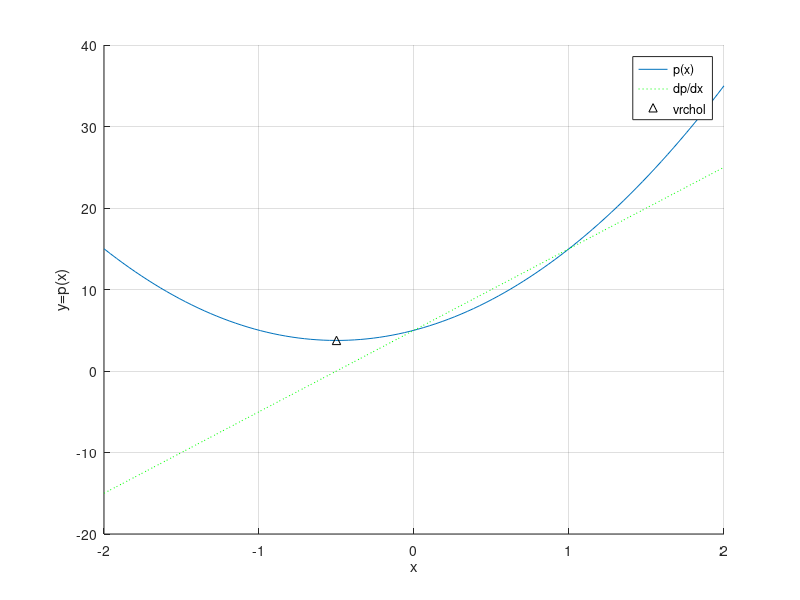

This figure's MATLAB source:
clear all
clc
clf 
  
% zadani parametru kv. rce. 
% ------------------------- 
disp('Kvadraticka rovnice je tvaru ax^2+bx+c=0.') 
disp('-----------------------------------------') 
a=input('Zadejte koeficient a: '); 
b=input('Zadejte koeficient b: '); 
c=input('Zadejte koeficient c: '); 
fprintf('Bylo zadano: %3.1fx^2+%3.1fx+%3.1f=0 \n\n',a,b,c) 
  
D=b*b-4*a*c;
p=[a,b,c]; 
X= roots(p); 
disp('Postupem byly vypocteny koreny:'), disp(X) 
  
% vykresleni paraboly a korenu 
% ------------------------------------ 
x=sort(p); 
t=linspace(-2, 2); 
y=polyval(p,t);

figure("name", sprintf('Bylo zadano: %3.1fx^2+%3.1fx+%3.1f=0 \n\n',a,b,c))
hold on;
grid on;
plot(t,y), xlabel('x'), ylabel('y=p(x)') 

% nalezeni vrcholu paraboly 
dp=polyder(p); 
dy=polyval(dp,t); 

vrchol_x = roots(dp); 
vrchol_y = polyval(p,vrchol_x);

plot(t,dy,'g:',vrchol_x,vrchol_y,'k^');
     
if ( D >= 0 && length(x) == 2)
    % zobrazeni korenu 
    plot(x,[0,0],'r*') 
    legend('p(x)','roots','dp/dx','vrchol' ) 
else 
    legend('p(x)','dp/dx','vrchol' )  
end 
hold off